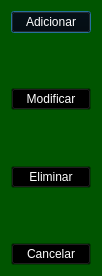
<?xml version="1.0" encoding="UTF-8"?>
<ui version="4.0">
 <class>Panel_Opciones</class>
 <widget class="QDialog" name="Panel_Opciones">
  <property name="geometry">
   <rect>
    <x>0</x>
    <y>0</y>
    <width>97</width>
    <height>276</height>
   </rect>
  </property>
  <property name="palette">
   <palette>
    <active>
     <colorrole role="WindowText">
      <brush brushstyle="SolidPattern">
       <color alpha="255">
        <red>255</red>
        <green>255</green>
        <blue>255</blue>
       </color>
      </brush>
     </colorrole>
     <colorrole role="Button">
      <brush brushstyle="SolidPattern">
       <color alpha="255">
        <red>0</red>
        <green>0</green>
        <blue>0</blue>
       </color>
      </brush>
     </colorrole>
     <colorrole role="Light">
      <brush brushstyle="SolidPattern">
       <color alpha="255">
        <red>0</red>
        <green>127</green>
        <blue>0</blue>
       </color>
      </brush>
     </colorrole>
     <colorrole role="Midlight">
      <brush brushstyle="SolidPattern">
       <color alpha="255">
        <red>0</red>
        <green>106</green>
        <blue>0</blue>
       </color>
      </brush>
     </colorrole>
     <colorrole role="Dark">
      <brush brushstyle="SolidPattern">
       <color alpha="255">
        <red>0</red>
        <green>42</green>
        <blue>0</blue>
       </color>
      </brush>
     </colorrole>
     <colorrole role="Mid">
      <brush brushstyle="SolidPattern">
       <color alpha="255">
        <red>0</red>
        <green>56</green>
        <blue>0</blue>
       </color>
      </brush>
     </colorrole>
     <colorrole role="Text">
      <brush brushstyle="SolidPattern">
       <color alpha="255">
        <red>255</red>
        <green>255</green>
        <blue>255</blue>
       </color>
      </brush>
     </colorrole>
     <colorrole role="BrightText">
      <brush brushstyle="SolidPattern">
       <color alpha="255">
        <red>255</red>
        <green>255</green>
        <blue>255</blue>
       </color>
      </brush>
     </colorrole>
     <colorrole role="ButtonText">
      <brush brushstyle="SolidPattern">
       <color alpha="255">
        <red>255</red>
        <green>255</green>
        <blue>255</blue>
       </color>
      </brush>
     </colorrole>
     <colorrole role="Base">
      <brush brushstyle="SolidPattern">
       <color alpha="255">
        <red>0</red>
        <green>0</green>
        <blue>0</blue>
       </color>
      </brush>
     </colorrole>
     <colorrole role="Window">
      <brush brushstyle="SolidPattern">
       <color alpha="255">
        <red>0</red>
        <green>85</green>
        <blue>0</blue>
       </color>
      </brush>
     </colorrole>
     <colorrole role="Shadow">
      <brush brushstyle="SolidPattern">
       <color alpha="255">
        <red>0</red>
        <green>0</green>
        <blue>0</blue>
       </color>
      </brush>
     </colorrole>
     <colorrole role="AlternateBase">
      <brush brushstyle="SolidPattern">
       <color alpha="255">
        <red>0</red>
        <green>42</green>
        <blue>0</blue>
       </color>
      </brush>
     </colorrole>
     <colorrole role="ToolTipBase">
      <brush brushstyle="SolidPattern">
       <color alpha="255">
        <red>255</red>
        <green>255</green>
        <blue>220</blue>
       </color>
      </brush>
     </colorrole>
     <colorrole role="ToolTipText">
      <brush brushstyle="SolidPattern">
       <color alpha="255">
        <red>0</red>
        <green>0</green>
        <blue>0</blue>
       </color>
      </brush>
     </colorrole>
    </active>
    <inactive>
     <colorrole role="WindowText">
      <brush brushstyle="SolidPattern">
       <color alpha="255">
        <red>255</red>
        <green>255</green>
        <blue>255</blue>
       </color>
      </brush>
     </colorrole>
     <colorrole role="Button">
      <brush brushstyle="SolidPattern">
       <color alpha="255">
        <red>0</red>
        <green>0</green>
        <blue>0</blue>
       </color>
      </brush>
     </colorrole>
     <colorrole role="Light">
      <brush brushstyle="SolidPattern">
       <color alpha="255">
        <red>0</red>
        <green>127</green>
        <blue>0</blue>
       </color>
      </brush>
     </colorrole>
     <colorrole role="Midlight">
      <brush brushstyle="SolidPattern">
       <color alpha="255">
        <red>0</red>
        <green>106</green>
        <blue>0</blue>
       </color>
      </brush>
     </colorrole>
     <colorrole role="Dark">
      <brush brushstyle="SolidPattern">
       <color alpha="255">
        <red>0</red>
        <green>42</green>
        <blue>0</blue>
       </color>
      </brush>
     </colorrole>
     <colorrole role="Mid">
      <brush brushstyle="SolidPattern">
       <color alpha="255">
        <red>0</red>
        <green>56</green>
        <blue>0</blue>
       </color>
      </brush>
     </colorrole>
     <colorrole role="Text">
      <brush brushstyle="SolidPattern">
       <color alpha="255">
        <red>255</red>
        <green>255</green>
        <blue>255</blue>
       </color>
      </brush>
     </colorrole>
     <colorrole role="BrightText">
      <brush brushstyle="SolidPattern">
       <color alpha="255">
        <red>255</red>
        <green>255</green>
        <blue>255</blue>
       </color>
      </brush>
     </colorrole>
     <colorrole role="ButtonText">
      <brush brushstyle="SolidPattern">
       <color alpha="255">
        <red>255</red>
        <green>255</green>
        <blue>255</blue>
       </color>
      </brush>
     </colorrole>
     <colorrole role="Base">
      <brush brushstyle="SolidPattern">
       <color alpha="255">
        <red>0</red>
        <green>0</green>
        <blue>0</blue>
       </color>
      </brush>
     </colorrole>
     <colorrole role="Window">
      <brush brushstyle="SolidPattern">
       <color alpha="255">
        <red>0</red>
        <green>85</green>
        <blue>0</blue>
       </color>
      </brush>
     </colorrole>
     <colorrole role="Shadow">
      <brush brushstyle="SolidPattern">
       <color alpha="255">
        <red>0</red>
        <green>0</green>
        <blue>0</blue>
       </color>
      </brush>
     </colorrole>
     <colorrole role="AlternateBase">
      <brush brushstyle="SolidPattern">
       <color alpha="255">
        <red>0</red>
        <green>42</green>
        <blue>0</blue>
       </color>
      </brush>
     </colorrole>
     <colorrole role="ToolTipBase">
      <brush brushstyle="SolidPattern">
       <color alpha="255">
        <red>255</red>
        <green>255</green>
        <blue>220</blue>
       </color>
      </brush>
     </colorrole>
     <colorrole role="ToolTipText">
      <brush brushstyle="SolidPattern">
       <color alpha="255">
        <red>0</red>
        <green>0</green>
        <blue>0</blue>
       </color>
      </brush>
     </colorrole>
    </inactive>
    <disabled>
     <colorrole role="WindowText">
      <brush brushstyle="SolidPattern">
       <color alpha="255">
        <red>0</red>
        <green>42</green>
        <blue>0</blue>
       </color>
      </brush>
     </colorrole>
     <colorrole role="Button">
      <brush brushstyle="SolidPattern">
       <color alpha="255">
        <red>0</red>
        <green>0</green>
        <blue>0</blue>
       </color>
      </brush>
     </colorrole>
     <colorrole role="Light">
      <brush brushstyle="SolidPattern">
       <color alpha="255">
        <red>0</red>
        <green>127</green>
        <blue>0</blue>
       </color>
      </brush>
     </colorrole>
     <colorrole role="Midlight">
      <brush brushstyle="SolidPattern">
       <color alpha="255">
        <red>0</red>
        <green>106</green>
        <blue>0</blue>
       </color>
      </brush>
     </colorrole>
     <colorrole role="Dark">
      <brush brushstyle="SolidPattern">
       <color alpha="255">
        <red>0</red>
        <green>42</green>
        <blue>0</blue>
       </color>
      </brush>
     </colorrole>
     <colorrole role="Mid">
      <brush brushstyle="SolidPattern">
       <color alpha="255">
        <red>0</red>
        <green>56</green>
        <blue>0</blue>
       </color>
      </brush>
     </colorrole>
     <colorrole role="Text">
      <brush brushstyle="SolidPattern">
       <color alpha="255">
        <red>0</red>
        <green>42</green>
        <blue>0</blue>
       </color>
      </brush>
     </colorrole>
     <colorrole role="BrightText">
      <brush brushstyle="SolidPattern">
       <color alpha="255">
        <red>255</red>
        <green>255</green>
        <blue>255</blue>
       </color>
      </brush>
     </colorrole>
     <colorrole role="ButtonText">
      <brush brushstyle="SolidPattern">
       <color alpha="255">
        <red>0</red>
        <green>42</green>
        <blue>0</blue>
       </color>
      </brush>
     </colorrole>
     <colorrole role="Base">
      <brush brushstyle="SolidPattern">
       <color alpha="255">
        <red>0</red>
        <green>85</green>
        <blue>0</blue>
       </color>
      </brush>
     </colorrole>
     <colorrole role="Window">
      <brush brushstyle="SolidPattern">
       <color alpha="255">
        <red>0</red>
        <green>85</green>
        <blue>0</blue>
       </color>
      </brush>
     </colorrole>
     <colorrole role="Shadow">
      <brush brushstyle="SolidPattern">
       <color alpha="255">
        <red>0</red>
        <green>0</green>
        <blue>0</blue>
       </color>
      </brush>
     </colorrole>
     <colorrole role="AlternateBase">
      <brush brushstyle="SolidPattern">
       <color alpha="255">
        <red>0</red>
        <green>85</green>
        <blue>0</blue>
       </color>
      </brush>
     </colorrole>
     <colorrole role="ToolTipBase">
      <brush brushstyle="SolidPattern">
       <color alpha="255">
        <red>255</red>
        <green>255</green>
        <blue>220</blue>
       </color>
      </brush>
     </colorrole>
     <colorrole role="ToolTipText">
      <brush brushstyle="SolidPattern">
       <color alpha="255">
        <red>0</red>
        <green>0</green>
        <blue>0</blue>
       </color>
      </brush>
     </colorrole>
    </disabled>
   </palette>
  </property>
  <property name="windowTitle">
   <string>Paned de Opciones</string>
  </property>
  <property name="windowIcon">
   <iconset resource="Imagenes.qrc">
    <normaloff>:/new/prefix1/Images/folder_users.ico</normaloff>:/new/prefix1/Images/folder_users.ico</iconset>
  </property>
  <layout class="QGridLayout" name="gridLayout">
   <item row="0" column="0">
    <layout class="QVBoxLayout" name="verticalLayout">
     <item>
      <widget class="QPushButton" name="add_in_DB">
       <property name="text">
        <string>Adicionar</string>
       </property>
      </widget>
     </item>
     <item>
      <spacer name="verticalSpacer">
       <property name="orientation">
        <enum>Qt::Vertical</enum>
       </property>
       <property name="sizeHint" stdset="0">
        <size>
         <width>20</width>
         <height>40</height>
        </size>
       </property>
      </spacer>
     </item>
     <item>
      <widget class="QPushButton" name="mod_in_DB">
       <property name="text">
        <string>Modificar</string>
       </property>
      </widget>
     </item>
     <item>
      <spacer name="verticalSpacer_2">
       <property name="orientation">
        <enum>Qt::Vertical</enum>
       </property>
       <property name="sizeHint" stdset="0">
        <size>
         <width>20</width>
         <height>40</height>
        </size>
       </property>
      </spacer>
     </item>
     <item>
      <widget class="QPushButton" name="delete_in_DB">
       <property name="text">
        <string>Eliminar</string>
       </property>
      </widget>
     </item>
     <item>
      <spacer name="verticalSpacer_3">
       <property name="orientation">
        <enum>Qt::Vertical</enum>
       </property>
       <property name="sizeHint" stdset="0">
        <size>
         <width>20</width>
         <height>40</height>
        </size>
       </property>
      </spacer>
     </item>
     <item>
      <widget class="QPushButton" name="salida">
       <property name="text">
        <string>Cancelar</string>
       </property>
      </widget>
     </item>
    </layout>
   </item>
  </layout>
 </widget>
 <resources>
  <include location="Imagenes.qrc"/>
 </resources>
 <connections/>
</ui>
